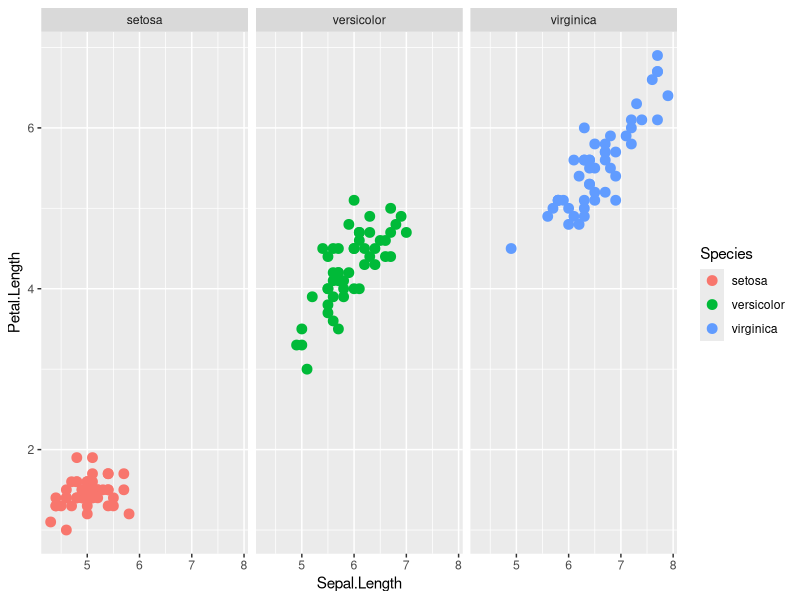

This chart was generated by the following R code:
#'---
#'output: github_document
#'---

#' Test r script.

library(ggplot2)

ggplot(iris, aes(x=Sepal.Length, y=Petal.Length, colour=Species)) +
  geom_point(size=3) +
  facet_grid(. ~ Species)




